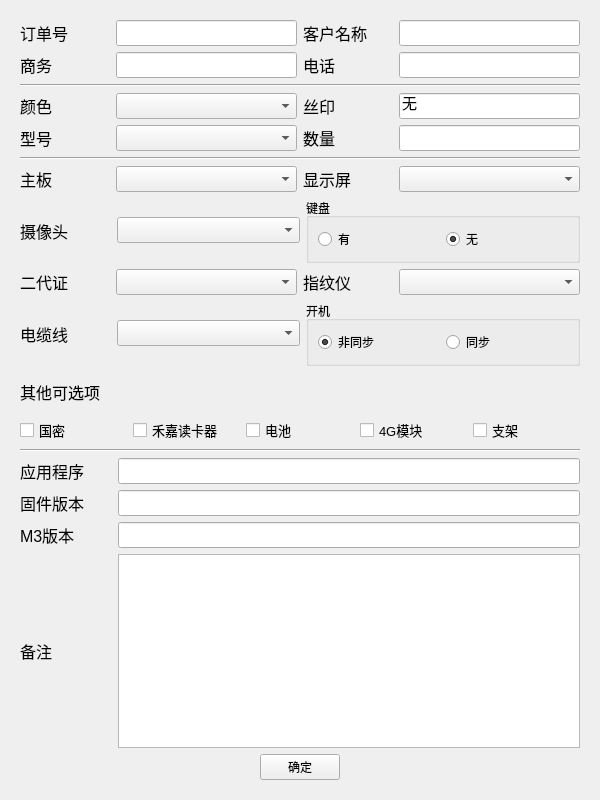
<?xml version="1.0" encoding="UTF-8"?>
<ui version="4.0">
 <class>Fconfirm</class>
 <widget class="QWidget" name="Fconfirm">
  <property name="geometry">
   <rect>
    <x>0</x>
    <y>0</y>
    <width>600</width>
    <height>800</height>
   </rect>
  </property>
  <property name="minimumSize">
   <size>
    <width>600</width>
    <height>800</height>
   </size>
  </property>
  <property name="maximumSize">
   <size>
    <width>600</width>
    <height>800</height>
   </size>
  </property>
  <property name="windowTitle">
   <string>Form</string>
  </property>
  <layout class="QVBoxLayout" name="verticalLayout">
   <item>
    <widget class="QWidget" name="widget" native="true">
     <layout class="QVBoxLayout" name="verticalLayout_2" stretch="1,1,1,1,1,1,1,0,1,1,1,1,1,1,1,1,5,1">
      <item>
       <layout class="QHBoxLayout" name="hl_1_1" stretch="1,2,1,2">
        <item>
         <widget class="QLabel" name="lb_number">
          <property name="font">
           <font>
            <pointsize>12</pointsize>
           </font>
          </property>
          <property name="text">
           <string>订单号</string>
          </property>
         </widget>
        </item>
        <item>
         <widget class="QLineEdit" name="le_number">
          <property name="font">
           <font>
            <pointsize>11</pointsize>
           </font>
          </property>
         </widget>
        </item>
        <item>
         <widget class="QLabel" name="lb_name">
          <property name="font">
           <font>
            <pointsize>12</pointsize>
           </font>
          </property>
          <property name="text">
           <string>客户名称</string>
          </property>
         </widget>
        </item>
        <item>
         <widget class="QLineEdit" name="le_name">
          <property name="font">
           <font>
            <pointsize>11</pointsize>
           </font>
          </property>
         </widget>
        </item>
       </layout>
      </item>
      <item>
       <layout class="QHBoxLayout" name="hl_1_2" stretch="1,2,1,2">
        <item>
         <widget class="QLabel" name="lb_people">
          <property name="font">
           <font>
            <pointsize>12</pointsize>
           </font>
          </property>
          <property name="text">
           <string>商务</string>
          </property>
         </widget>
        </item>
        <item>
         <widget class="QLineEdit" name="le_people">
          <property name="font">
           <font>
            <pointsize>11</pointsize>
           </font>
          </property>
         </widget>
        </item>
        <item>
         <widget class="QLabel" name="lb_tel">
          <property name="font">
           <font>
            <pointsize>12</pointsize>
           </font>
          </property>
          <property name="text">
           <string>电话</string>
          </property>
         </widget>
        </item>
        <item>
         <widget class="QLineEdit" name="le_tel">
          <property name="font">
           <font>
            <pointsize>11</pointsize>
           </font>
          </property>
         </widget>
        </item>
       </layout>
      </item>
      <item>
       <widget class="Line" name="line_1">
        <property name="orientation">
         <enum>Qt::Horizontal</enum>
        </property>
       </widget>
      </item>
      <item>
       <layout class="QHBoxLayout" name="hl_2_1" stretch="1,2,1,2">
        <item>
         <widget class="QLabel" name="lb_color">
          <property name="font">
           <font>
            <pointsize>12</pointsize>
           </font>
          </property>
          <property name="text">
           <string>颜色</string>
          </property>
         </widget>
        </item>
        <item>
         <widget class="QComboBox" name="cb_color">
          <property name="font">
           <font>
            <pointsize>11</pointsize>
           </font>
          </property>
         </widget>
        </item>
        <item>
         <widget class="QLabel" name="lb_logo">
          <property name="font">
           <font>
            <pointsize>12</pointsize>
           </font>
          </property>
          <property name="text">
           <string>丝印</string>
          </property>
         </widget>
        </item>
        <item>
         <widget class="QLineEdit" name="le_logo">
          <property name="font">
           <font>
            <pointsize>11</pointsize>
           </font>
          </property>
          <property name="text">
           <string>无</string>
          </property>
         </widget>
        </item>
       </layout>
      </item>
      <item>
       <layout class="QHBoxLayout" name="hl_2_2" stretch="1,2,1,2">
        <item>
         <widget class="QLabel" name="lb_type">
          <property name="font">
           <font>
            <pointsize>12</pointsize>
           </font>
          </property>
          <property name="text">
           <string>型号</string>
          </property>
         </widget>
        </item>
        <item>
         <widget class="QComboBox" name="cb_type">
          <property name="font">
           <font>
            <pointsize>11</pointsize>
           </font>
          </property>
         </widget>
        </item>
        <item>
         <widget class="QLabel" name="lb_count">
          <property name="font">
           <font>
            <pointsize>12</pointsize>
           </font>
          </property>
          <property name="text">
           <string>数量</string>
          </property>
         </widget>
        </item>
        <item>
         <widget class="QLineEdit" name="le_count">
          <property name="font">
           <font>
            <pointsize>11</pointsize>
           </font>
          </property>
         </widget>
        </item>
       </layout>
      </item>
      <item>
       <widget class="Line" name="line_2">
        <property name="orientation">
         <enum>Qt::Horizontal</enum>
        </property>
       </widget>
      </item>
      <item>
       <layout class="QHBoxLayout" name="hl_3_1" stretch="1,2,1,2">
        <item>
         <widget class="QLabel" name="lb_board">
          <property name="font">
           <font>
            <pointsize>12</pointsize>
           </font>
          </property>
          <property name="text">
           <string>主板</string>
          </property>
         </widget>
        </item>
        <item>
         <widget class="QComboBox" name="cb_board">
          <property name="font">
           <font>
            <pointsize>11</pointsize>
           </font>
          </property>
         </widget>
        </item>
        <item>
         <widget class="QLabel" name="lb_screen">
          <property name="font">
           <font>
            <pointsize>12</pointsize>
           </font>
          </property>
          <property name="text">
           <string>显示屏</string>
          </property>
         </widget>
        </item>
        <item>
         <widget class="QComboBox" name="cb_screen">
          <property name="font">
           <font>
            <pointsize>11</pointsize>
           </font>
          </property>
         </widget>
        </item>
       </layout>
      </item>
      <item>
       <layout class="QHBoxLayout" name="hl_3_3" stretch="1,2,3">
        <item>
         <widget class="QLabel" name="lb_camera">
          <property name="font">
           <font>
            <pointsize>12</pointsize>
           </font>
          </property>
          <property name="text">
           <string>摄像头</string>
          </property>
         </widget>
        </item>
        <item>
         <widget class="QComboBox" name="cb_camera">
          <property name="font">
           <font>
            <pointsize>11</pointsize>
           </font>
          </property>
         </widget>
        </item>
        <item>
         <widget class="QGroupBox" name="groupBox">
          <property name="title">
           <string>键盘</string>
          </property>
          <layout class="QHBoxLayout" name="horizontalLayout_12">
           <item>
            <widget class="QRadioButton" name="rb_has_m3">
             <property name="text">
              <string>有</string>
             </property>
            </widget>
           </item>
           <item>
            <widget class="QRadioButton" name="rb_no_m3">
             <property name="text">
              <string>无</string>
             </property>
             <property name="checked">
              <bool>true</bool>
             </property>
            </widget>
           </item>
          </layout>
         </widget>
        </item>
       </layout>
      </item>
      <item>
       <layout class="QHBoxLayout" name="hl_3_2" stretch="1,2,1,2">
        <item>
         <widget class="QLabel" name="lb_id">
          <property name="font">
           <font>
            <pointsize>12</pointsize>
           </font>
          </property>
          <property name="text">
           <string>二代证</string>
          </property>
         </widget>
        </item>
        <item>
         <widget class="QComboBox" name="cb_id">
          <property name="font">
           <font>
            <pointsize>11</pointsize>
           </font>
          </property>
         </widget>
        </item>
        <item>
         <widget class="QLabel" name="lb_finger">
          <property name="font">
           <font>
            <pointsize>12</pointsize>
           </font>
          </property>
          <property name="text">
           <string>指纹仪</string>
          </property>
         </widget>
        </item>
        <item>
         <widget class="QComboBox" name="cb_finger">
          <property name="font">
           <font>
            <pointsize>11</pointsize>
           </font>
          </property>
         </widget>
        </item>
       </layout>
      </item>
      <item>
       <layout class="QHBoxLayout" name="hl_3_4" stretch="1,2,3">
        <item>
         <widget class="QLabel" name="lb_wire">
          <property name="font">
           <font>
            <pointsize>12</pointsize>
           </font>
          </property>
          <property name="text">
           <string>电缆线</string>
          </property>
         </widget>
        </item>
        <item>
         <widget class="QComboBox" name="cb_wire">
          <property name="font">
           <font>
            <pointsize>11</pointsize>
           </font>
          </property>
         </widget>
        </item>
        <item>
         <widget class="QGroupBox" name="groupBox_2">
          <property name="title">
           <string>开机</string>
          </property>
          <layout class="QHBoxLayout" name="horizontalLayout">
           <item>
            <widget class="QRadioButton" name="rb_yes_step">
             <property name="text">
              <string>非同步</string>
             </property>
             <property name="checked">
              <bool>true</bool>
             </property>
            </widget>
           </item>
           <item>
            <widget class="QRadioButton" name="rb_no_step">
             <property name="text">
              <string>同步</string>
             </property>
            </widget>
           </item>
          </layout>
         </widget>
        </item>
       </layout>
      </item>
      <item>
       <widget class="QLabel" name="lb_other">
        <property name="font">
         <font>
          <pointsize>12</pointsize>
         </font>
        </property>
        <property name="text">
         <string>其他可选项</string>
        </property>
       </widget>
      </item>
      <item>
       <layout class="QHBoxLayout" name="hl_4_6">
        <item>
         <widget class="QCheckBox" name="chb_gm">
          <property name="font">
           <font>
            <pointsize>10</pointsize>
           </font>
          </property>
          <property name="text">
           <string>国密</string>
          </property>
         </widget>
        </item>
        <item>
         <widget class="QCheckBox" name="chb_m1">
          <property name="font">
           <font>
            <pointsize>10</pointsize>
           </font>
          </property>
          <property name="text">
           <string>禾嘉读卡器</string>
          </property>
         </widget>
        </item>
        <item>
         <widget class="QCheckBox" name="chb_battery">
          <property name="font">
           <font>
            <pointsize>10</pointsize>
           </font>
          </property>
          <property name="text">
           <string>电池</string>
          </property>
         </widget>
        </item>
        <item>
         <widget class="QCheckBox" name="chb_4g">
          <property name="font">
           <font>
            <pointsize>10</pointsize>
           </font>
          </property>
          <property name="text">
           <string>4G模块</string>
          </property>
         </widget>
        </item>
        <item>
         <widget class="QCheckBox" name="chb_stand">
          <property name="font">
           <font>
            <pointsize>10</pointsize>
           </font>
          </property>
          <property name="text">
           <string>支架</string>
          </property>
         </widget>
        </item>
       </layout>
      </item>
      <item>
       <widget class="Line" name="line_3">
        <property name="orientation">
         <enum>Qt::Horizontal</enum>
        </property>
       </widget>
      </item>
      <item>
       <layout class="QHBoxLayout" name="hl_4_1" stretch="1,5">
        <item>
         <widget class="QLabel" name="lb_software">
          <property name="font">
           <font>
            <pointsize>12</pointsize>
           </font>
          </property>
          <property name="text">
           <string>应用程序</string>
          </property>
         </widget>
        </item>
        <item>
         <widget class="QLineEdit" name="le_software">
          <property name="font">
           <font>
            <pointsize>11</pointsize>
           </font>
          </property>
         </widget>
        </item>
       </layout>
      </item>
      <item>
       <layout class="QHBoxLayout" name="hl_4_2" stretch="1,5">
        <item>
         <widget class="QLabel" name="lb_hardware">
          <property name="font">
           <font>
            <pointsize>12</pointsize>
           </font>
          </property>
          <property name="text">
           <string>固件版本</string>
          </property>
         </widget>
        </item>
        <item>
         <widget class="QLineEdit" name="le_hardware">
          <property name="font">
           <font>
            <pointsize>11</pointsize>
           </font>
          </property>
         </widget>
        </item>
       </layout>
      </item>
      <item>
       <layout class="QHBoxLayout" name="hl_4_3" stretch="1,5">
        <item>
         <widget class="QLabel" name="lb_m3">
          <property name="font">
           <font>
            <pointsize>12</pointsize>
           </font>
          </property>
          <property name="text">
           <string>M3版本</string>
          </property>
         </widget>
        </item>
        <item>
         <widget class="QLineEdit" name="le_m3">
          <property name="font">
           <font>
            <pointsize>11</pointsize>
           </font>
          </property>
         </widget>
        </item>
       </layout>
      </item>
      <item>
       <layout class="QHBoxLayout" name="hl_4_4" stretch="1,5">
        <item>
         <widget class="QLabel" name="lb_mark">
          <property name="font">
           <font>
            <pointsize>12</pointsize>
           </font>
          </property>
          <property name="text">
           <string>备注</string>
          </property>
         </widget>
        </item>
        <item>
         <widget class="QTextEdit" name="te_mark">
          <property name="font">
           <font>
            <pointsize>11</pointsize>
           </font>
          </property>
         </widget>
        </item>
       </layout>
      </item>
      <item>
       <layout class="QHBoxLayout" name="hl_4_5">
        <item>
         <spacer name="horizontalSpacer">
          <property name="orientation">
           <enum>Qt::Horizontal</enum>
          </property>
          <property name="sizeHint" stdset="0">
           <size>
            <width>40</width>
            <height>20</height>
           </size>
          </property>
         </spacer>
        </item>
        <item>
         <widget class="QPushButton" name="bt_submit">
          <property name="text">
           <string>确定</string>
          </property>
         </widget>
        </item>
        <item>
         <spacer name="horizontalSpacer_2">
          <property name="orientation">
           <enum>Qt::Horizontal</enum>
          </property>
          <property name="sizeHint" stdset="0">
           <size>
            <width>40</width>
            <height>20</height>
           </size>
          </property>
         </spacer>
        </item>
       </layout>
      </item>
     </layout>
    </widget>
   </item>
  </layout>
 </widget>
 <resources/>
 <connections>
  <connection>
   <sender>bt_submit</sender>
   <signal>clicked()</signal>
   <receiver>Fconfirm</receiver>
   <slot>slotBtSubmit()</slot>
   <hints>
    <hint type="sourcelabel">
     <x>256</x>
     <y>567</y>
    </hint>
    <hint type="destinationlabel">
     <x>697</x>
     <y>432</y>
    </hint>
   </hints>
  </connection>
 </connections>
 <slots>
  <slot>slotBtSubmit()</slot>
 </slots>
</ui>
